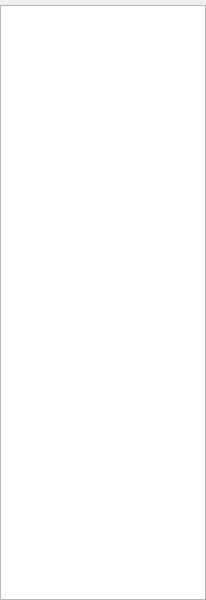
<?xml version="1.0" encoding="UTF-8"?>
<ui version="4.0">
 <class>TaskWarheadMgr</class>
 <widget class="QMainWindow" name="TaskWarheadMgr">
  <property name="geometry">
   <rect>
    <x>0</x>
    <y>0</y>
    <width>206</width>
    <height>600</height>
   </rect>
  </property>
  <property name="windowTitle">
   <string>MainWindow</string>
  </property>
  <widget class="QWidget" name="centralwidget">
   <layout class="QVBoxLayout" name="verticalLayout">
    <property name="leftMargin">
     <number>0</number>
    </property>
    <property name="topMargin">
     <number>5</number>
    </property>
    <property name="rightMargin">
     <number>0</number>
    </property>
    <property name="bottomMargin">
     <number>0</number>
    </property>
    <item>
     <widget class="QListWidget" name="listWidget"/>
    </item>
   </layout>
  </widget>
 </widget>
 <resources/>
 <connections/>
</ui>
